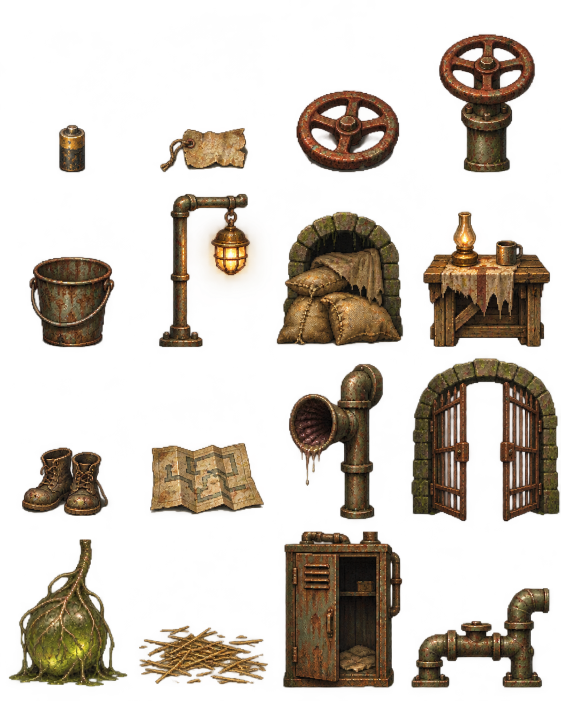
#> input picture diseno/arte_hd2d/acto4/objetos_fuente.png, 1122 x 1402 px (shown at 1/2 size)
$ python arte_acto4.py
#> lines starting #> are read from the running program, lines starting #| are printed output that depends on the picture
"""Manifiesto y adaptacion de fuentes image_gen recuperadas y nuevas. Sin GPU local."""
import json, math, hashlib
from pathlib import Path
from PIL import Image, ImageDraw, ImageFont
from adaptar_arte import adapt, save

ROOT=Path(__file__).resolve().parents[2]
if __name__=='__main__' and (ROOT/'diseno/arte_hd2d/arte_final/manifest.json').exists():
    raise SystemExit('Lote historico desactivado: restauraria Guernsey y sustos provisionales. Usar instalar_arte_final.py/componer_arte_final.py.')
ART=ROOT/'diseno/arte_hd2d/acto4'
assets=[]
def spec(source,destination,kind,**kw):
    assets.append(dict(source='diseno/arte_hd2d/acto4/'+source,destination='Graphics/'+destination,type=kind,resample='box',alpha_threshold=128,**kw))

# Layouts tecnicos: anclas y limites, no ilustraciones sustitutas.
Image.new('RGBA',(256,64),'white').save(ART/'layout_tiles.png')
Image.new('RGBA',(128,256),'white').save(ART/'layout_objetos.png')
spec('tiles_fuente.png','Tilesets/acto4_alcantarillas.png','indexed',size='256x64',cell='32x32',source_grid=[8,2],layout_source='diseno/arte_hd2d/acto4/layout_tiles.png',indexed_mode='resize',padding=0,key='#fafafa',key_tolerance=35,opaque_indices=list(range(8))+[9,11,12,15],zone='alcantarillas')
heights=[14,12,18,30,24,40,30,32,16,16,30,56,24,12,30,28]
im=Image.open(ART/'objetos_fuente.png').convert('RGBA')
#> im is the input picture: PIL image 1122x1402 RGBA; mean R, G, B, A 37.5, 27, 15.7, 76.1
rules={}
for n,h in enumerate(heights):
    x,y=n%4,n//4
    tile=im.crop((round(x*im.width/4),round(y*im.height/4),round((x+1)*im.width/4),round((y+1)*im.height/4)))
    tile.putalpha(tile.getchannel('A').point(lambda a:255 if a>=128 else 0))
    b=tile.getbbox()
    h=min(h,math.floor(31*(b[3]-b[1])/(b[2]-b[0])))
    rules[str(n)]={'height':h}
#> this loop made 16 passes
#> (b, h) on passes 1 to 12: ((118, 250, 170, 344), 14), ((41, 256, 216, 344), 12), ((32, 181, 237, 344), 18), ((37, 69, 227, 345), 30), ((59, 164, 228, 344), 24), ((39, 38, 281, 344), 39), ((0, 74, 245, 341), 30), ((5, 74, 258, 344), 32), ((44, 194, 216, 330), 16), ((21, 185, 247, 327), 16), ((17, 27, 281, 337), 30), ((0, 16, 277, 342), 36)
#> pass 1, `tile=im.crop((round(x*im.width/4),round(y*im.height/4),round((x+1)*im...`:
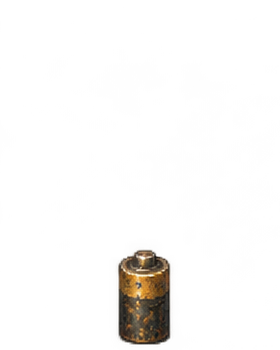
#> tile: PIL image 280x350 RGBA; mean R, G, B, A 5.7, 4.4, 2.7, 11.5; transparent parts drawn white
#> pass 2, `tile=im.crop((round(x*im.width/4),round(y*im.height/4),round((x+1)*im...`:
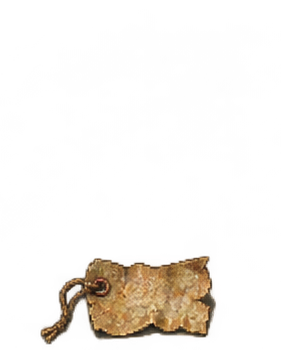
#> tile: PIL image 281x350 RGBA; mean R, G, B, A 19.6, 14.5, 9, 26.1; transparent parts drawn white
#> pass 3, `tile=im.crop((round(x*im.width/4),round(y*im.height/4),round((x+1)*im...`:
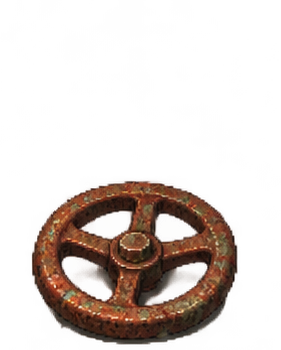
#> tile: PIL image 281x350 RGBA; mean R, G, B, A 28.1, 16.4, 10.4, 57.9; transparent parts drawn white
#> after the loop:
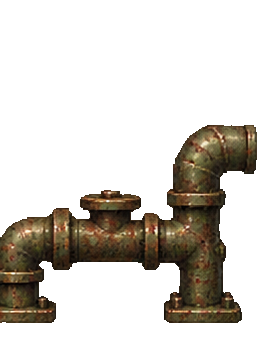
#> tile: PIL image 280x350 RGBA; mean R, G, B, A 25.1, 19.6, 11.6, 61.4; transparent parts drawn white
#> after the loop, rules = 16 items
spec('objetos_fuente.png','Characters/vacas_alcantarilla.png','indexed',size='128x256',cell='32x64',layout_source='diseno/arte_hd2d/acto4/layout_objetos.png',cell_scale=rules)
for key in ['muesca','junco']:
    rows=[0,330,610,895,1248] if key=='muesca' else [0,350,570,825,1228]
    spec(key+'_sprite_fuente.png','Characters/vacas_'+key+'.png','character',cell='48x48',padding=2,pad_grid=True,source_rows=rows)
    spec(key+'_retrato_fuente.png','Pictures/retrato_'+key+'_neutral.png','retrato',size='240x340',padding=4)
# La Guernsey conserva su identidad aprobada: fuente de fase 2 readaptada a celda48.
#> (the run stopped early here; a loop or call above may not have finished)

$ run again, with diseno/respaldos/antes_coherencia_arte/Graphics/Tilesets/revision_mapa02.png copied over diseno/arte_hd2d/acto4/objetos_fuente.png
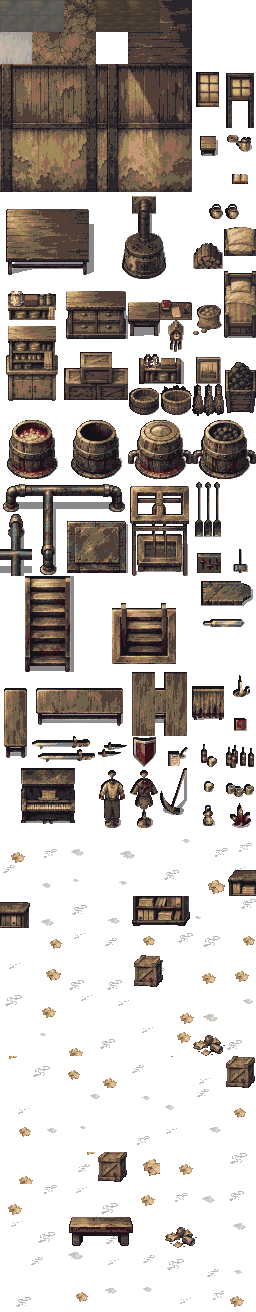
#> input picture diseno/respaldos/antes_coherencia_arte/Graphics/Tilesets/revision_mapa02.png, 256 x 1312 px
#> im is the input picture: PIL image 256x1312 RGBA; mean R, G, B, A 35.5, 29.1, 24.6, 96.5
#> the loop `for n,h in enumerate(heights):` made 16 passes
#> (b, h) on passes 1 to 8: ((0, 0, 64, 328), 14), ((0, 0, 64, 328), 12), ((0, 0, 64, 328), 18), ((1, 72, 64, 328), 30), ((0, 0, 64, 328), 24), ((0, 0, 64, 328), 40), ((0, 0, 64, 328), 30), ((0, 0, 64, 299), 32)
#> pass 1, `tile=im.crop((round(x*im.width/4),round(y*im.height/4),round((x+1)*im...`:
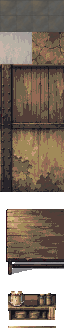
#> tile: PIL image 64x328 RGBA; mean R, G, B, A 84.7, 70.4, 57.5, 201.1; transparent parts drawn white
#> after the loop `for n,h in enumerate(heights):`:
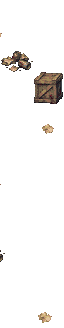
#> tile: PIL image 64x328 RGBA; mean R, G, B, A 9.4, 7.8, 6.5, 16.7; transparent parts drawn white
#> after the loop `for n,h in enumerate(heights):`: rules = 16 items

$ run again, with diseno/respaldos/antes_coherencia_arte/Graphics/Tilesets/revision_mapa03.png copied over diseno/arte_hd2d/acto4/objetos_fuente.png
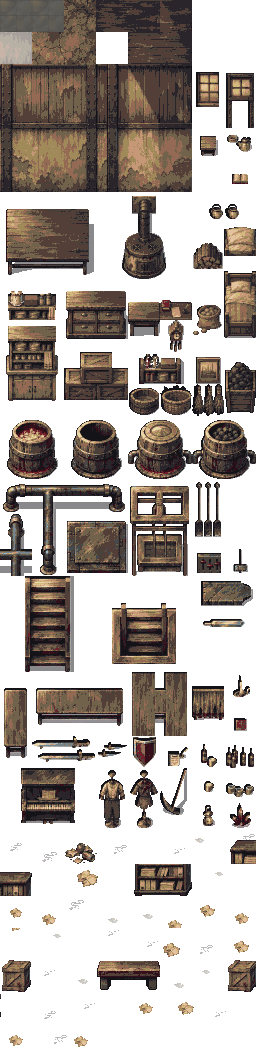
#> input picture diseno/respaldos/antes_coherencia_arte/Graphics/Tilesets/revision_mapa03.png, 256 x 1056 px
#> im is the input picture: PIL image 256x1056 RGBA; mean R, G, B, A 42.5, 34.8, 29.5, 117.4
#> the loop `for n,h in enumerate(heights):` made 16 passes
#> (b, h) on passes 1 to 8: ((0, 0, 64, 264), 14), ((0, 0, 64, 264), 12), ((0, 0, 64, 264), 18), ((1, 72, 64, 264), 30), ((3, 0, 64, 264), 24), ((0, 0, 64, 264), 40), ((0, 0, 64, 264), 30), ((0, 0, 64, 264), 32)
#> pass 1, `tile=im.crop((round(x*im.width/4),round(y*im.height/4),round((x+1)*im...`:
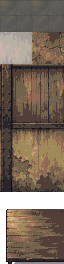
#> tile: PIL image 64x264 RGBA; mean R, G, B, A 96.1, 79.9, 65.1, 225; transparent parts drawn white
#> after the loop `for n,h in enumerate(heights):`:
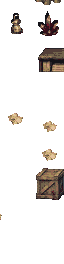
#> tile: PIL image 64x264 RGBA; mean R, G, B, A 14.8, 11.9, 9.7, 34; transparent parts drawn white
#> after the loop `for n,h in enumerate(heights):`: rules = 16 items

$ run again, with diseno/respaldos/antes_coherencia_arte/Graphics/Tilesets/revision_mapa08.png copied over diseno/arte_hd2d/acto4/objetos_fuente.png
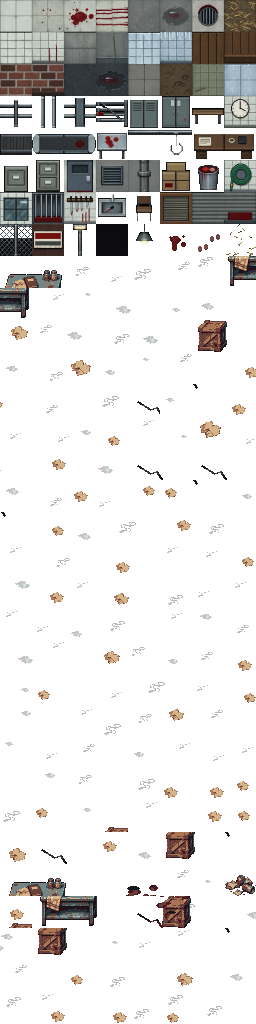
#> input picture diseno/respaldos/antes_coherencia_arte/Graphics/Tilesets/revision_mapa08.png, 256 x 1024 px
#> im is the input picture: PIL image 256x1024 RGBA; mean R, G, B, A 26.3, 25.2, 23.8, 61.6
#> the loop `for n,h in enumerate(heights):` made 16 passes
#> (b, h) on passes 1 to 8: ((0, 0, 64, 256), 14), ((0, 0, 64, 256), 12), ((0, 0, 64, 251), 18), ((0, 0, 64, 256), 30), ((0, 14, 64, 214), 24), ((0, 104, 56, 246), 40), ((9, 145, 49, 242), 30), ((1, 0, 64, 229), 32)
#> pass 1, `tile=im.crop((round(x*im.width/4),round(y*im.height/4),round((x+1)*im...`:
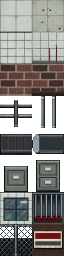
#> tile: PIL image 64x256 RGBA; mean R, G, B, A 91.6, 90.9, 87.8, 206.8; transparent parts drawn white
#> after the loop `for n,h in enumerate(heights):`:
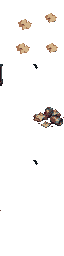
#> tile: PIL image 64x256 RGBA; mean R, G, B, A 7.3, 6, 5.1, 12.1; transparent parts drawn white
#> after the loop `for n,h in enumerate(heights):`: rules = 16 items
